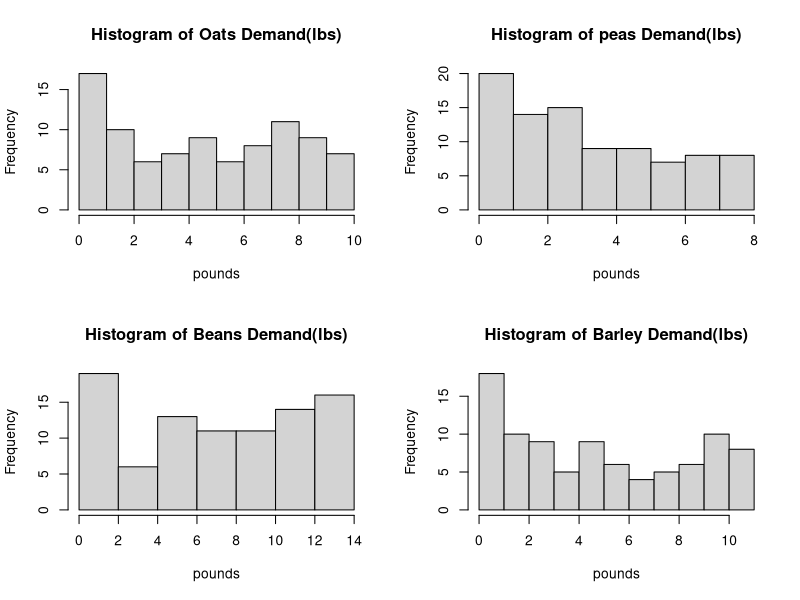
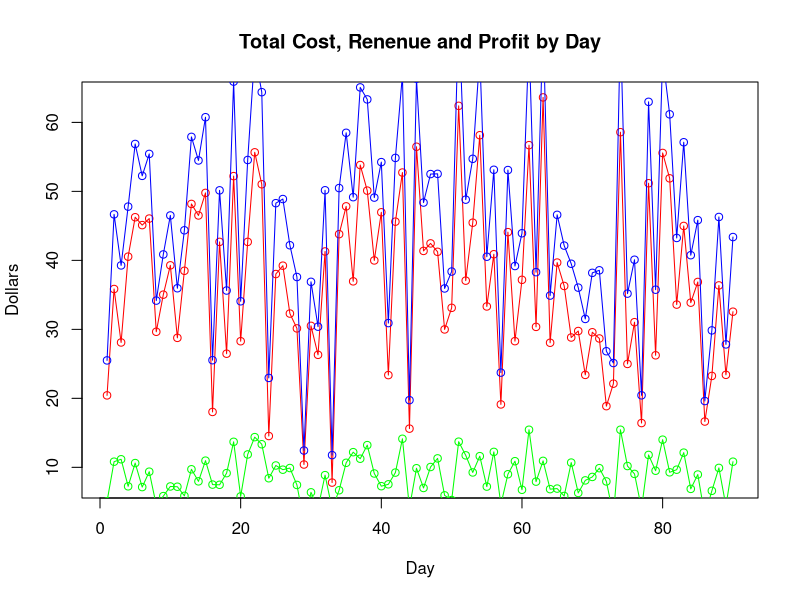
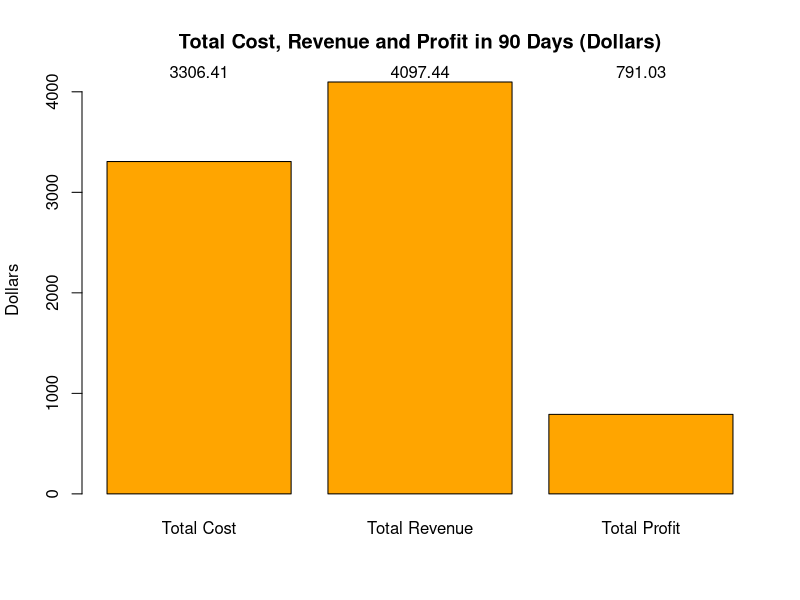

The R source for these figures, in order:
## ---- chunk 1
knitr::opts_chunk$set(echo = TRUE)
## ---- chunk 2
# Purchase price
oats.p <- 1.05
peas.p <- 3.17
beans.p <- 1.99
barley.p <- 0.95

# Sale price
oats.s <- 1.29
peas.s <- 3.76
beans.s <- 2.23
barley.s <- 1.65

# Genetate Discrete Uniform Random demand for the season(90 days)

set.seed(1023)
oats.sale <- c(ceiling(runif(n = 90, min = -1, max = 10)))
peas.sale <- c(ceiling(runif(n = 90, min = -1, max = 8)))
beans.sale <- c(ceiling(runif(n = 90, min = -1, max = 14)))
barley.sale <- c(ceiling(runif(n = 90, min = -1, max = 11)))

par(mfrow=c(2,2))
hist(oats.sale, xlab = "pounds", main = "Histogram of Oats Demand(lbs)")
hist(peas.sale, xlab = "pounds", main = "Histogram of peas Demand(lbs)")
hist(beans.sale, xlab = "pounds", main = "Histogram of Beans Demand(lbs)")
hist(barley.sale, xlab = "pounds", main = "Histogram of Barley Demand(lbs)")

par(mfrow=c(1,1))


# Cost, Revenue and Profit

cost <- oats.p * oats.sale + peas.p * peas.sale + beans.p * beans.sale + barley.p * barley.sale

revenue <- oats.s * oats.sale + peas.s * peas.sale + beans.s * beans.sale + barley.s * barley.sale

profit <- revenue - (oats.p * oats.sale + peas.p * peas.sale + beans.p * beans.sale + barley.p * barley.sale)


day <- c(1:90)

df <- data.frame(day, oats.sale, peas.sale, beans.sale, barley.sale, cost, revenue, profit )
colnames(df) <- c("Day", "Oats Demand(lbs)", "Peas Demand(lbs)", "Beans Demand(lbs)", "Barley Demand(lbs)", "Cost($)", "Revenue($)", "Profit($)")
knitr::kable(df)

plot(cost, type = "o", col = "red", xlab = "Day", ylab = "Dollars", main = "Total Cost, Renenue and Profit by Day")
lines(revenue, type = "o", col = "blue")
lines(profit, type = "o", col = "green")

# Total cost, revenue and profit in 90 days

total.cost <- sum(cost)
total.revenue <- sum(revenue)
total.profit <- sum(profit)

df1 <- data.frame(total.cost, total.revenue, total.profit)
colnames(df1) <- c("Total Cost($)", "Total Revenue($)", "Total Profit($)")
knitr::kable(df1)


bar <- c(total.cost, total.revenue, total.profit)
label <- c("Total Cost", "Total Revenue", "Total Profit")
p <- barplot(bar, names.arg = label, col = "orange", ylab = "Dollars", main = "Total Cost, Revenue and Profit in 90 Days (Dollars)")
mtext(at = p, text = bar)

